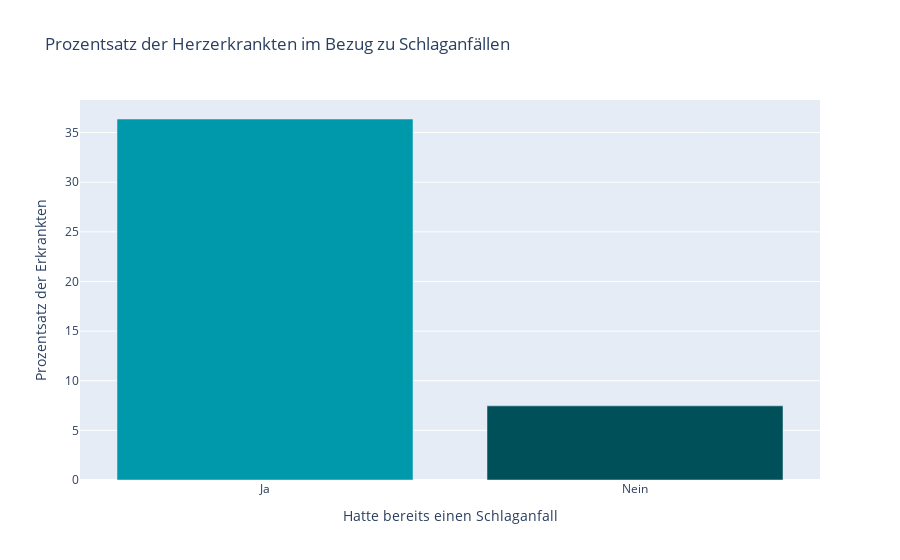

Write notebook code for a chart like this one.
### Markdown cell above
### Schlaganfall

### Code cell
grouped_data = heart_data.groupby(['Stroke', 'HeartDisease']).size().unstack(fill_value=0)

# Berechnen des Prozentsatzes der erkrankten Personen
grouped_data['Total'] = grouped_data.sum(axis=1)
grouped_data['Percent_Yes'] = grouped_data['Ja'] / grouped_data['Total'] * 100

# Visualisierung
fig = go.Figure()

fig.add_trace(go.Bar(
    x=grouped_data.index,
    y=grouped_data['Percent_Yes'],
    name='Erkrankte',
    marker_color=['#0099ab','#005059']
))

fig.update_layout(
    title='Prozentsatz der Herzerkrankten im Bezug zu Schlaganfällen',
    xaxis=dict(title='Hatte bereits einen Schlaganfall'),
    yaxis=dict(title='Prozentsatz der Erkrankten'),
    showlegend=False
)

fig.show()

### Figure 1 — Plotly figure (JSON) as saved in the notebook; plotly's stock layout.template omitted (floating-point values rounded to 4 significant figures)
{"data": [{"marker": {"color": ["#0099ab", "#005059"]}, "name": "Erkrankte", "type": "bar", "x": ["Ja", "Nein"], "y": [36.37, 7.469]}], "layout": {"showlegend": false, "title": {"text": "Prozentsatz der Herzerkrankten im Bezug zu Schlaganfällen"}, "xaxis": {"title": {"text": "Hatte bereits einen Schlaganfall"}}, "yaxis": {"title": {"text": "Prozentsatz der Erkrankten"}}}}
